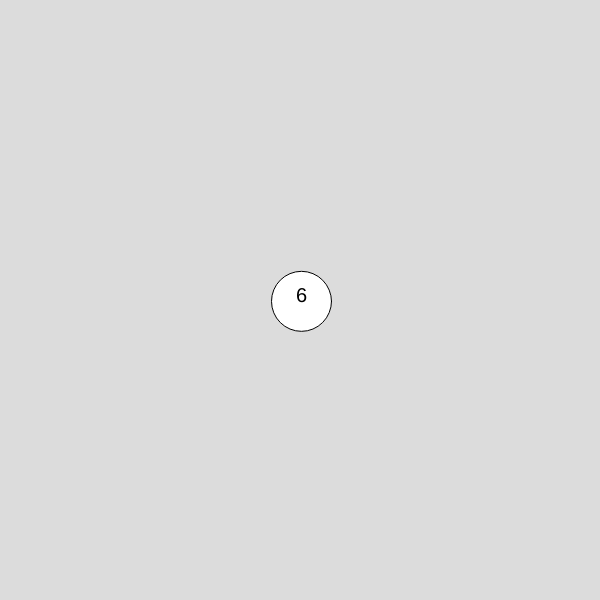
Frame 1 (no input)
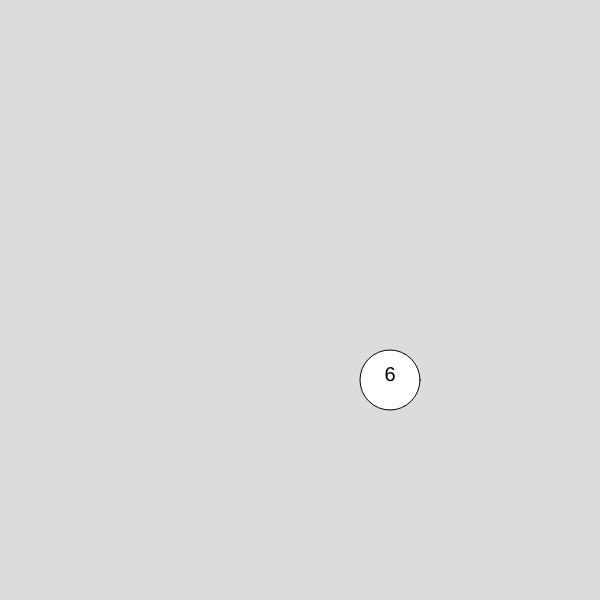
Frame 60 (no input)
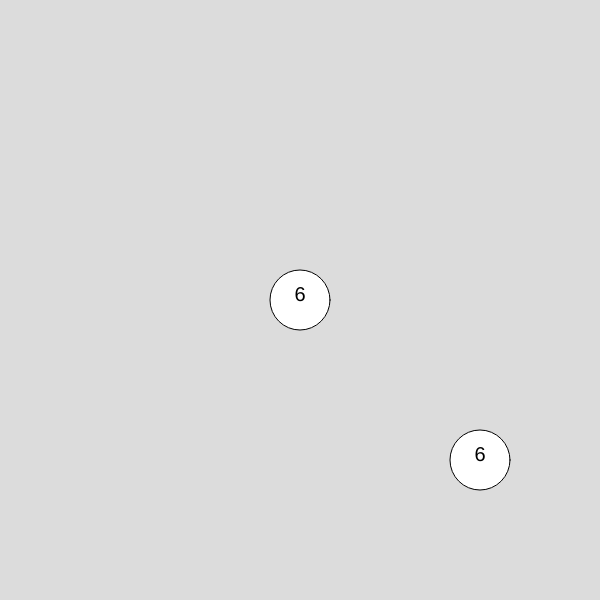
Frame 120 (the mouse pressed at the canvas centre since frame 60)

The p5.js sketch that drew these frames (run headless with seeded random() and noise() and a simulated clock; from frame 60 on, the mouse is pressed at the canvas centre):

// p5.js sketch
// ── sketch.js
var canSize = 600;
var bubbleIsBlown = false;
var bubbles = [];

let currentBub;
let bubsScores;

class Bubble {
  // What does it MEAN to be a bubble?!?!?!
  constructor(x = 0, y = 0, size = 0, blow = true) {
    this.isBlown = blow;
    this.bubX = x
    this.bubY = y
    this.bubSpeedX = 0;
    this.bubSpeedY = 0;
    this.bubInc = 1;
    this.bubSize = size;
    this.dir = {
      x: Math.sign(Math.random()-0.5), y: Math.sign(Math.random()-0.5)
    };
    this.speedFactor = 90;
    this.isAlive = true;
  }
  burst() {
    console.log("I'm hitting somthing!");
    this.isAlive = false;
  }
  getScore() {
    return Math.round(this.bubSize / 10);
  }
  update(){
    if (this.isAlive) {
      this.bubSpeedX = this.bubSize !== 0 ? this.speedFactor / this.bubSize : 0;
      this.bubSpeedY = this.bubSize !== 0 ? (this.speedFactor - 10) / this.bubSize : 0;
  
      if (this.isBlown) {
        this.bubSize += this.bubInc;
        this.bubX = mouseX;
        this.bubY = mouseY;
      } else {
        if (this.bubX > width - (this.bubSize/2) || this.bubX < this.bubSize/2){
          this.dir.x = -1 * this.dir.x;
        }
        if (this.bubY > height - (this.bubSize/2) || this.bubY < this.bubSize/2){
          this.dir.y = -1 * this.dir.y;
        }

        this.bubX += this.dir.x * this.bubSpeedX;
        this.bubY += this.dir.y * this.bubSpeedY;
      }
    }
  }
  show(){
    if (this.isAlive) {
      circle(this.bubX, this.bubY, this.bubSize);
      textAlign(CENTER);
      textSize(5 + (this.bubSize/4));
      text(`${this.getScore()}`, this.bubX, this.bubY+1);
    }
  }
}
function getBubsScores(bubs){
  let res = 0;
  bubs.forEach(function(b) {
    res += b.getScore();
  })
  return res;
}
function bubbleHasBursted(bursted_bub){
  bubbles = bubbles.filter(bubble => bubble !== bursted_bub);
}
function setup() {
  createCanvas(canSize, canSize);
  frameRate(60);
  firstBubble = new Bubble(width/2, height/2, 60, false);
  bubbles.push(firstBubble)
}
function draw() {
  background(220);
  
  bubbles.forEach(function(bub) {
    bub.update();
    bub.show();
  })

  if (bubbleIsBlown){
    bubbles.forEach(function(bub){
      if (currentBub !== bub) {
        if (borderCollision(currentBub.bubSize, currentBub.bubX, currentBub.bubY)) {
          bubbleHasBursted(currentBub);
          currentBub.burst();
        }
        if (circleCollision(currentBub.bubX, currentBub.bubY, currentBub.bubSize, bub.bubX, bub.bubY, bub.bubSize)) {
          bubbleHasBursted(currentBub);
          currentBub.burst();
        }
      }
    })
  }
}
function circleCollision(x1, y1, d1, x2, y2, d2) {
  let distance = dist(x1, y1, x2, y2);
  return distance <= (d1 / 2) + (d2 / 2);
}
function borderCollision(bubSize, bubX, bubY) {
  let radius = bubSize / 2;
  return (
    bubX - radius <= 0 ||  // Left border
    bubX + radius >= width ||  // Right border
    bubY - radius <= 0 ||  // Top border
    bubY + radius >= height  // Bottom border
  );
}
function mousePressed(){
  bubbleIsBlown = true;
  var newBubble = new Bubble();
  currentBub = newBubble;  
  bubbles.push(newBubble);
}
function mouseReleased(){
  bubbleIsBlown = false;
  currentBub.isBlown = false;
  bubsScores = getBubsScores(bubbles);
  console.log(bubsScores);
  console.log(bubbles);
}
